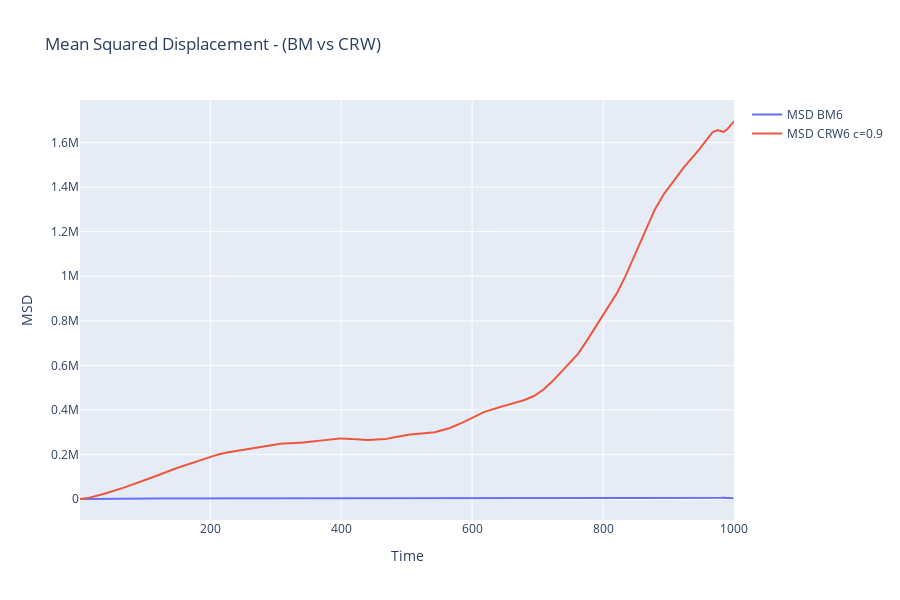

Source (notebook cell):
### Markdown cell above
# CALCULATE MSDS AND PLOTING

### Code cell
# Calculate MSDs
msd_bm = msd(bm_traj_6)
msd_crw = msd(crw_traj_6)

fig = go.Figure()
fig.add_trace(go.Scatter(x=msd_bm['tau'], y=msd_bm['msd'], mode='lines', name='MSD BM6'))
fig.add_trace(go.Scatter(x=msd_crw['tau'], y=msd_crw['msd'], mode='lines', name='MSD CRW6 c=0.9'))

fig.update_layout(
    title='Mean Squared Displacement - (BM vs CRW)',
    xaxis_title='Time',
    yaxis_title='MSD',
    hovermode='x unified',
    height=600
)
fig.show()

### Figure 1 — Plotly figure (JSON) as saved in the notebook; plotly's stock layout.template omitted (floating-point values rounded to 4 significant figures; data arrays with more than 128 entries replaced by an {"elided": "..."} marker saying what was removed)
{"data": [{"mode": "lines", "name": "MSD BM6", "type": "scatter", "x": {"elided": "999 int values"}, "y": {"elided": "999 float values"}}, {"mode": "lines", "name": "MSD CRW6 c=0.9", "type": "scatter", "x": {"elided": "1000 int values"}, "y": {"elided": "1000 float values"}}], "layout": {"height": 600, "hovermode": "x unified", "title": {"text": "Mean Squared Displacement - (BM vs CRW)"}, "xaxis": {"title": {"text": "Time"}}, "yaxis": {"title": {"text": "MSD"}}}}
